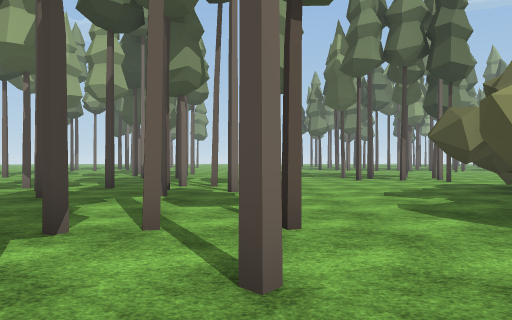
[1] (above)

24 first-person views from a walk through a Unity game level. The camera is 1.4 m above the floor, looks level and sees 75° across. The floor is counted in squares, 2 m on a side. Each view is taken from the middle of a square. On the plan, view 1 faces up. The plan holds only what a view shows up to about 10 squares ahead; the rest is blank. The place goes on beyond the plan. Some animated figures are left out. Some surface patterns are stand-ins.

[2]
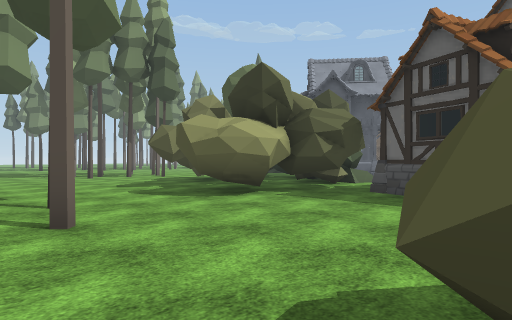

[3]
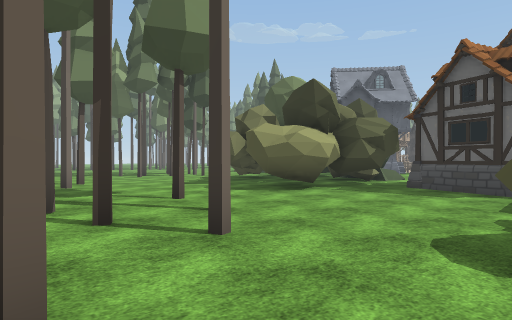

[4]
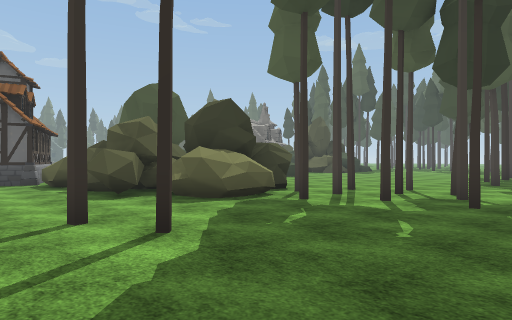

[5]
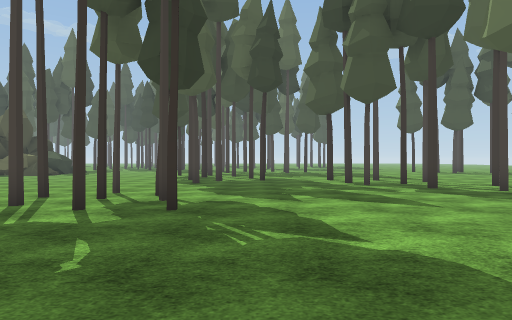

[6]
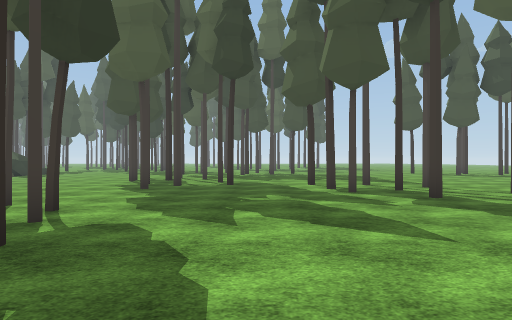

[7]
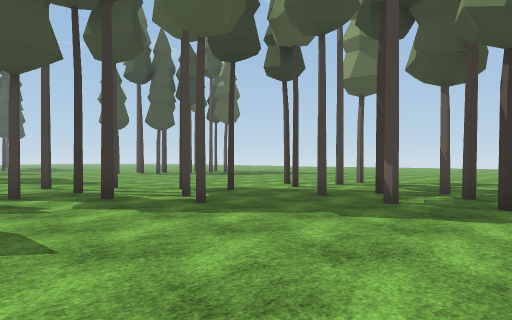

[8]
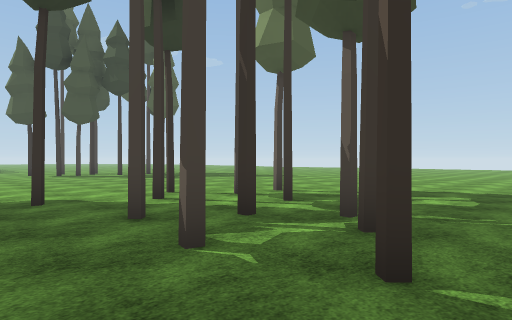

[9]
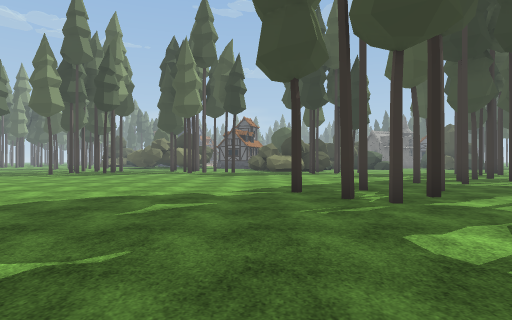

[10]
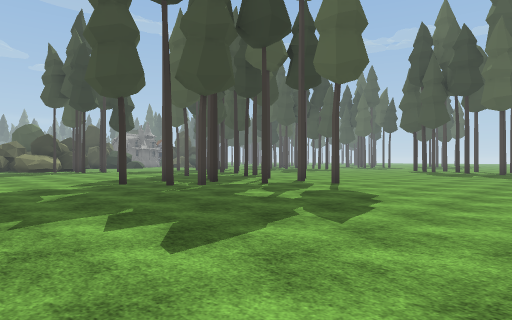

[11]
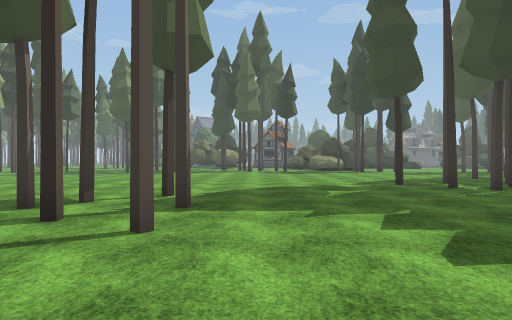

[12]
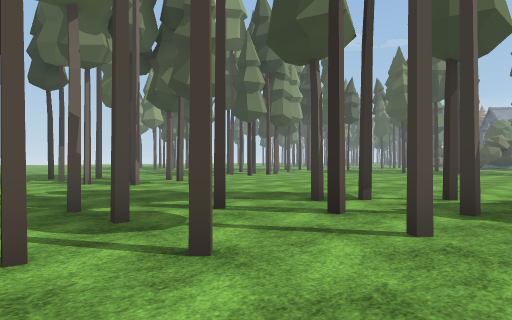

[13]
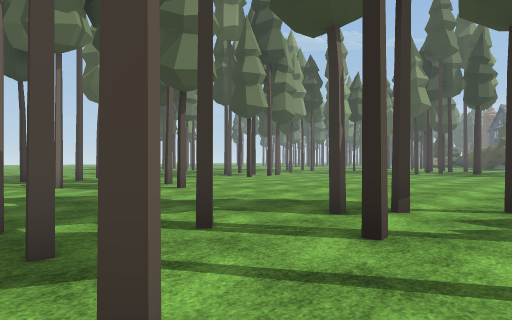

[14]
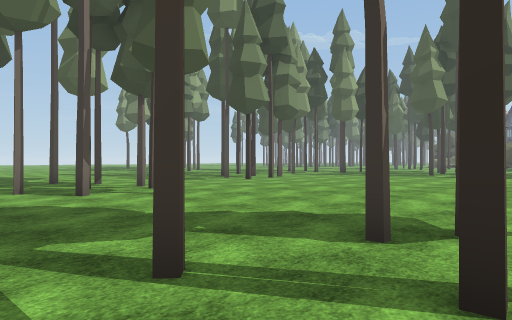

[15]
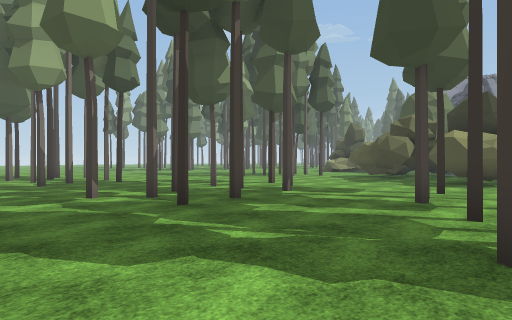

[16]
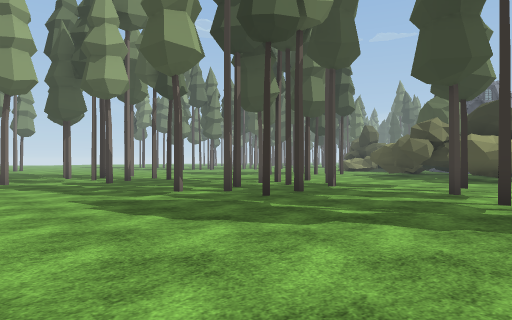

[17]
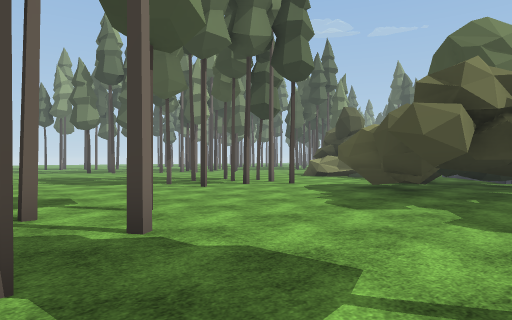

[18]
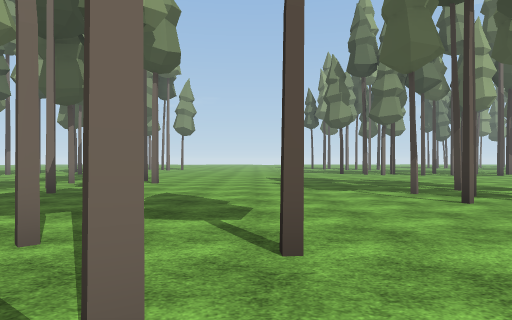

[19]
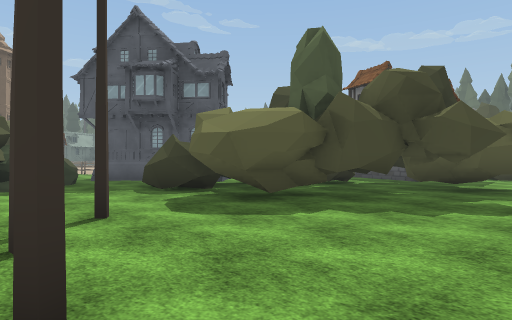

[20]
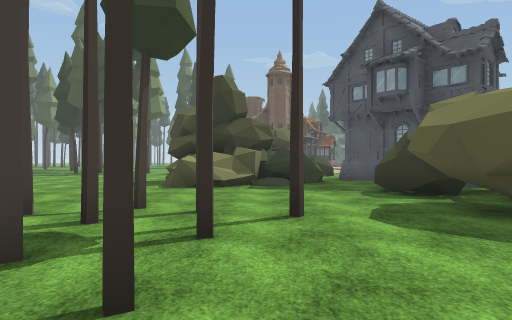

[21]
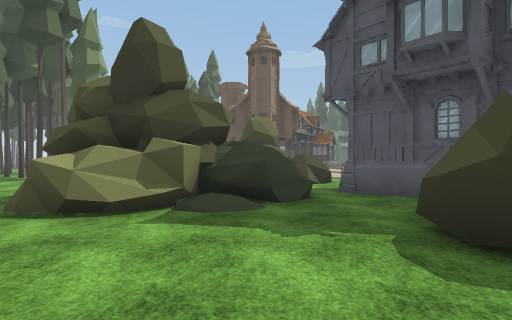

[22]
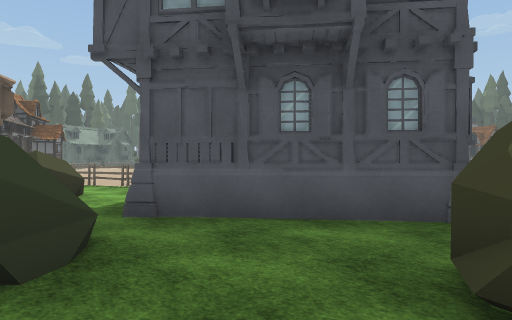

[23]
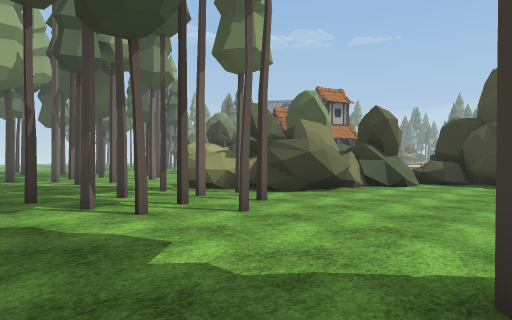

[24]
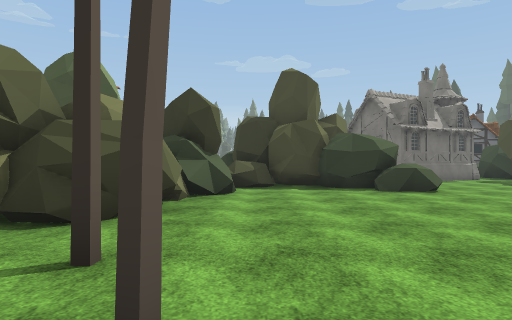

### Floor plan
Key: @ floor where view 1 was taken; # wall or solid block; x gap in a wall; . main floor; : floor 0.25 m higher than the main floor; = window, fence, low wall or low ledge; ^ raised ledge; T pine tree; H house; F fence; O other object.
Columns run from 24 left of view 1 to 19 right of it. Each row starts with its distance up from view 1.
 13   ...#.           ... ......T#TT...##
 12   .....         ..................=##
 11   .#..#..      ....................##
 10   ..#.....     ....................^#   #
  9  .....#....    .........#...........^.. #
  8  .......::..   ...#.#.........####...H..#
  7  .......:::::  ........#.....#####..##H.....
  6  #......:::::: ....#..#....#.#####H##    .OF
  5  ..#....::::::::............####  HHH
  4 #....#..::::::::::.........#####
  3 .#...#..::::: ::::....###..######
  2  ..#.#..:::::  ::::...###....##
  1 ........::::: : :::.#.........#
  0  ........::::    :...#..@.....#
 -1 ..........:::   ::..#........##
 -2 ...........::: :::......######
 -3 ...........:::::::....####
 -4 ........##.:::::::...T^# #
 -5 .......:....::::::..T#x# #
 -6  ......::#..::::::.TT..####
 -7  ....##:#:....:::..T T....###
 -8  ....::#::#x#.......T.......^#
 -9  ...:::::...................#
-10   .: ...:.....#.............#
-11       .....#.......#.......##
-12        ......##..##........^#

Where each view was taken, in squares from view 1:
view 1: 0 up, 0 right, facing up
view 2: 2 down, 1 left, facing up-right
view 3: 2 down, 3 left, facing up-right
view 4: 1 up, 7 left, facing down-right
view 5: 0 up, 7 left, facing down
view 6: 2 down, 8 left, facing down
view 7: 2 down, 9 left, facing down-left
view 8: 2 down, 13 left, facing down-left
view 9: 2 down, 22 left, facing right
view 10: 1 up, 24 left, facing down-right
view 11: 1 up, 24 left, facing right
view 12: 1 up, 24 left, facing up-right
view 13: 2 up, 23 left, facing up-right
view 14: 3 up, 22 left, facing up-right
view 15: 1 up, 8 left, facing up-right
view 16: 1 up, 10 left, facing up-right
view 17: 4 up, 2 left, facing up-right
view 18: 6 up, 0 right, facing up
view 19: 12 up, 2 right, facing down-right
view 20: 11 up, 2 right, facing right
view 21: 10 up, 6 right, facing right
view 22: 10 up, 9 right, facing down-right
view 23: 11 down, 7 left, facing up-right
view 24: 8 down, 5 left, facing right
